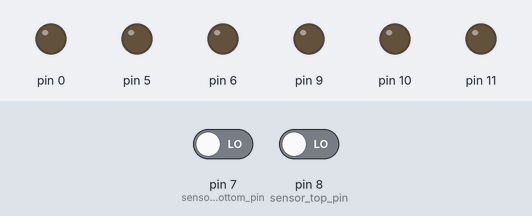
Bench run of a sketch on a simulated Arduino Uno, built with avr-gcc and run on an emulated ATmega328P. On the bench: output pins drawn as LEDs (lit = HIGH). Dashed ring = blinking. The inputs (shaded band) are chosen by the test bench; at power-on: pin 7 (sensor_bottom_pin) LOW, pin 8 (sensor_top_pin) LOW.

Above: at 1.2 s.
1.3 s: pin 7 (sensor_bottom_pin) driven HIGH
At 1.75 s:
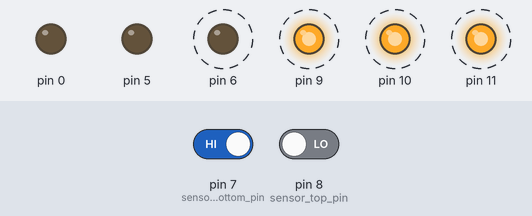
4.3 s: pin 8 (sensor_top_pin) driven HIGH
At 5.2 s:
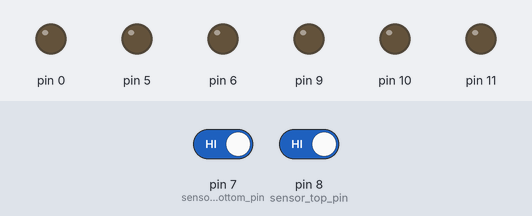
5.8 s: pin 7 (sensor_bottom_pin) driven LOW
At 8.06 s:
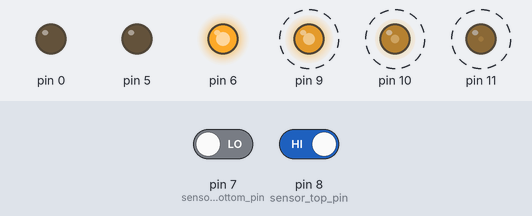
Timing chart, 0 to 7.9 s (numbered marks = the images above; inputs shaded):
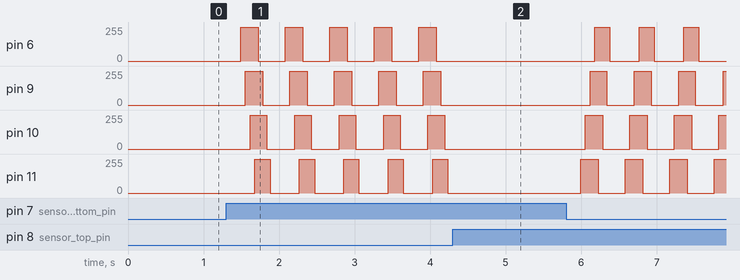

The sketch:

stairs.ino
```cpp
/***********************************************************************
(c) 2016 Goobyalus

Given some distribution of lights and a sensor on each end, display a
wave transmitting across the lights when a sensor is activated.

This code does not account for:
* special behavior when wave is already in motion and sensor is acivated
* multiple waves at once

Not tested:
* different variations of bound locations (i.e. does math need to do
  more to account for sign?)
***********************************************************************/

#include <math.h>

#define REVERSE_WAVEFORM_ON_REVERSE_WAVE 1
#define OOB(x, low, high) ( (x) < (low) || (x) > (high) )
#define NUM_LIGHTS 4
#define SPEED_MAGNITUDE 1
#define WAVE_LOW_BOUND -127.0
#define WAVE_HIGH_BOUND 127.0
#define WAVE_LENGTH (WAVE_HIGH_BOUND - WAVE_LOW_BOUND)
#define BOTTOM_BOUND 0.0
#define TOP_BOUND 100.0
#define WAVE_OOB_FWD ( ( wave_position + WAVE_HIGH_BOUND ) < BOTTOM_BOUND \
                                || ( wave_position + WAVE_LOW_BOUND  ) > TOP_BOUND )
#define WAVE_OOB_REV ( ( wave_position - WAVE_LOW_BOUND ) < BOTTOM_BOUND \
                                || ( wave_position - WAVE_HIGH_BOUND ) > TOP_BOUND )
#if REVERSE_WAVEFORM_ON_REVERSE_WAVE == 0
#define WAVE_OOB WAVE_OOB_FWD
#else
#define WAVE_OOB ( wave_speed >= 0 ) ? WAVE_OOB_FWD : ( WAVE_OOB_REV )  //TODO
#endif


//const double PI = atan(1.0);

int     wave_speed;  // positive, negative, zero
int     wave_position;
double  light_positions[NUM_LIGHTS];
int     light_pins[NUM_LIGHTS];  // map lights to pins
int     sensor_bottom_pin;
int     sensor_top_pin;


// Return the value of a waveform at the position x.
// Bounded by WAVE_LOW_BOUND and WAVE_HIGH_BOUND -- 0's outside
int waveform ( double x ) {
  if ( OOB( x, WAVE_LOW_BOUND, WAVE_HIGH_BOUND ) ) {
    return 0;
  }
  return ( 1 + cos(x * PI / 127) ) * 255 / 2;
}

// These functions should be modified according to your sensors.
int sensor_bottom() { return digitalRead(sensor_bottom_pin); }
int sensor_top()    { return digitalRead(sensor_top_pin);    }


void setup() {
  wave_speed = 0;
  wave_position = 0;
  // Initialize light positions
  for ( int i = 0 ; i < NUM_LIGHTS; i++ ) {
    // evenly distribute
    light_positions[i] = BOTTOM_BOUND + (i * ( TOP_BOUND - BOTTOM_BOUND ) / ( NUM_LIGHTS - 1) );
  }
  // Initialize light pins
  light_pins[0] = 6;
  light_pins[1] = 9;
  light_pins[2] = 10;
  light_pins[3] = 11;
  for ( int i = 0 ; i < sizeof(light_pins); i++) {
    pinMode(light_pins[i], OUTPUT);
  }

  // Initialize sensor pins. These should be modified according to your sensors.
  sensor_bottom_pin = 7;
  sensor_top_pin = 8;
  pinMode(sensor_bottom_pin, INPUT);
  pinMode(sensor_top_pin, INPUT);
}

void loop() {

  // Note: Speed of this loop, and SPEED_MAGNITUDE, determine speed of wave
  //       This code does not create multiple waves
  //     Does not incorporate special case for during wave

  if ( sensor_bottom() && wave_speed <= 0 ) {
    // start wave at bottom
    wave_position = BOTTOM_BOUND - WAVE_HIGH_BOUND;
    wave_position -= SPEED_MAGNITUDE;  // account for 1st advance wave
    // move wave up
    wave_speed = SPEED_MAGNITUDE;

  } else if ( sensor_top() && wave_speed >= 0 ) {
    // start wave at top
#if REVERSE_WAVEFORM_ON_REVERSE_WAVE
    wave_position = TOP_BOUND + WAVE_HIGH_BOUND;
#else
    wave_position = TOP_BOUND - WAVE_LOW_BOUND;
#endif
    wave_position += SPEED_MAGNITUDE;  // account for 1st advance wave
    // move wave down
    wave_speed = 0 - SPEED_MAGNITUDE;
  }

  // Advance wave by advancing time and updating all light values
  if ( wave_speed ) { // Saves processing time while wave is not active
    wave_position += wave_speed;
    for (int i = 0 ; i < NUM_LIGHTS; i++ ) {
#if REVERSE_WAVEFORM_ON_REVERSE_WAVE
      if ( wave_speed < 0 ) {
        analogWrite( light_pins[i], waveform( - light_positions[i] + wave_position) );
      } else  {
        analogWrite( light_pins[i], waveform( light_positions[i] - wave_position) );
      }
#else
      analogWrite( light_pins[i], waveform( light_positions[i] - wave_position) );
#endif
    }

    if ( WAVE_OOB ) {
      wave_speed = 0;
    }
  }

  delay(1);
}

/*
Idea
  lights have coordinates
  bounded waveform travels from origin sensor to termination
*/
```

Measured:
- after the input at 1.3 s, pin 6: alternates 254/255 for 0.23 s and 0/255 for 0.35 s, starting after 0.19 s; pin 9: alternates 254/255 for 0.23 s and 0/255 for 0.36 s, starting after 0.26 s; pin 10: alternates 254/255 for 0.22 s and 0/255 for 0.37 s, starting after 0.32 s; pin 11: alternates 254/255 for 0.20 s and 0/255 for 0.39 s, starting after 0.38 s
- after the input at 4.3 s, pin 6: stays 0/255 (without the input it goes to 254/255 after 0.14 s); pin 9: stays 0/255 (without the input it goes to 254/255 after 0.20 s); pin 10: stays 0/255 (without the input it goes to 254/255 after 0.26 s); pin 11: stays 0/255 (without the input it goes to 254/255 after 0.32 s)
- after the input at 5.8 s, pin 6: alternates 254/255 for 0.20 s and 0/255 for 0.39 s, starting after 0.38 s; pin 9: alternates 254/255 for 0.22 s and 0/255 for 0.37 s, starting after 0.32 s; pin 10: alternates 254/255 for 0.23 s and 0/255 for 0.36 s, starting after 0.26 s; pin 11: alternates 254/255 for 0.23 s and 0/255 for 0.35 s, starting after 0.19 s
